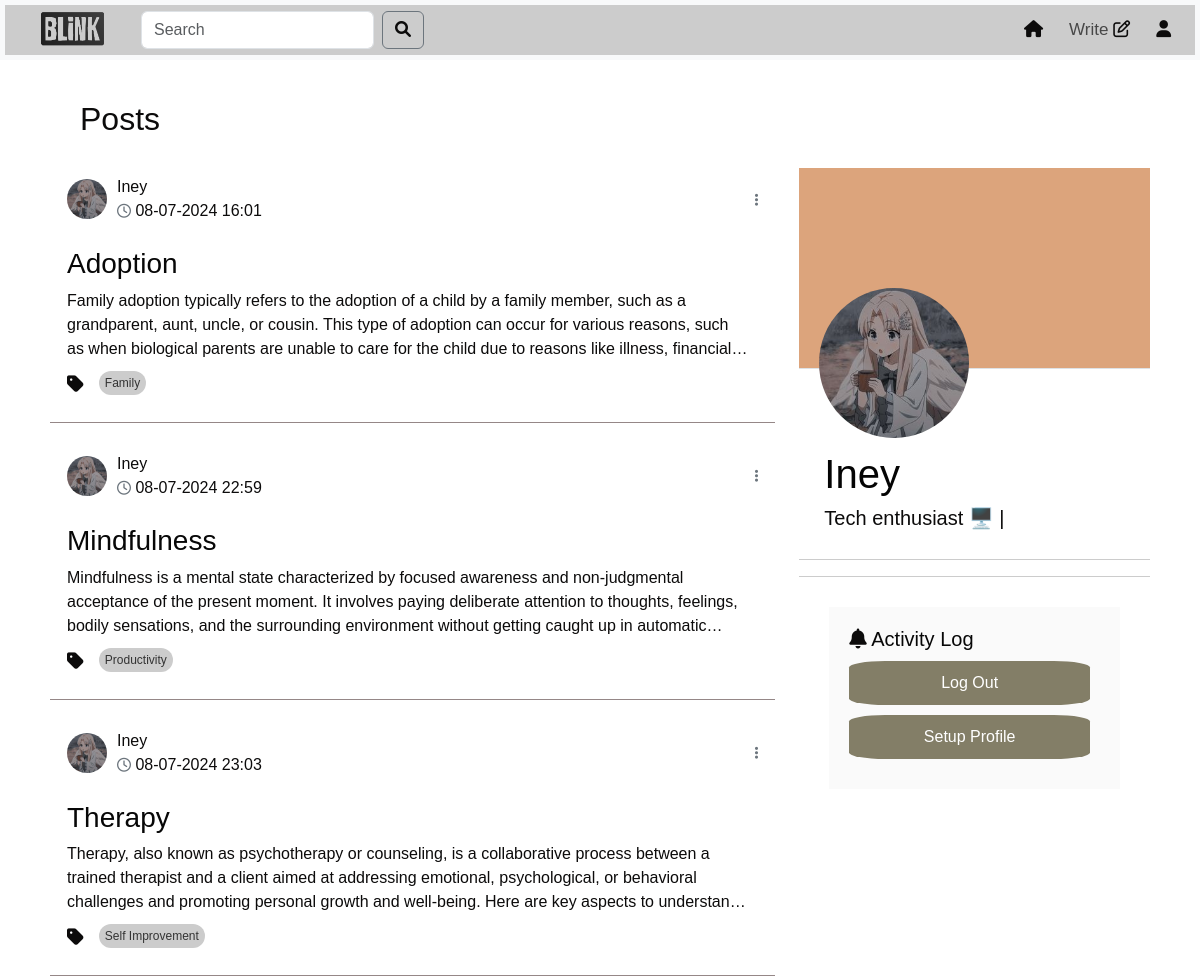
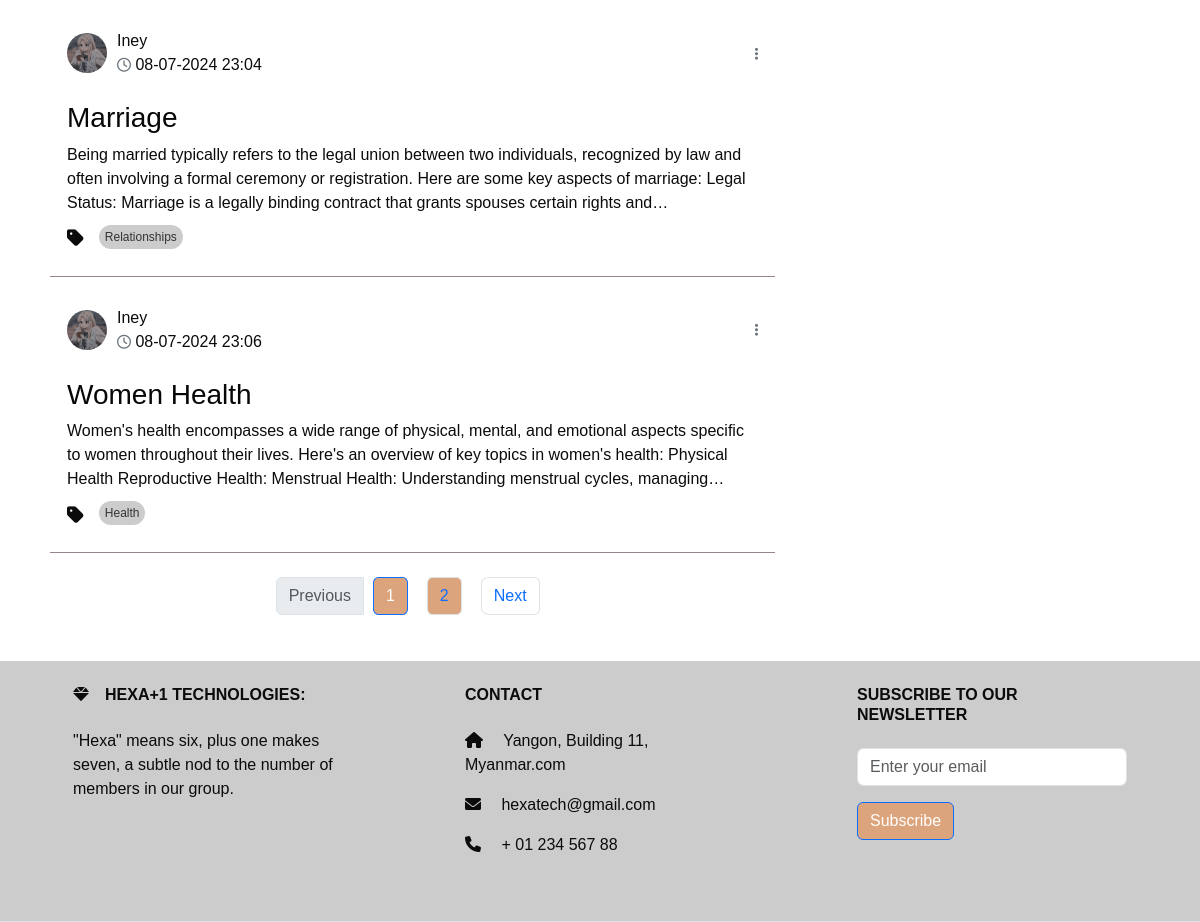
Page /profile/user_?1 (signed in) on the committed database (2 pictures, top to bottom).
### models.py (models this page shows, shortened)
class Post(db.Model):
    id = db.Column(db.Integer, primary_key=True)
    title = db.Column(db.Text())
    content = db.Column(db.Text())
    tag = db.Column(db.Text(), nullable=False)
    user_id = db.Column(db.Integer, db.ForeignKey('user.id'), nullable=False)
    created_date = db.Column(db.DateTime,default=datetime.datetime.now)
    likes = db.Column(db.Integer, default=0)
    meta = db.Column(db.Text, nullable=True)
    comments = db.relationship('Comment', backref='post',cascade="all, delete", lazy=True)

class User(UserMixin,db.Model):
    id = db.Column(db.Integer, primary_key=True)
    username = db.Column(db.String(50), unique=True)
    email =db.Column(db.String(50), unique=True)
    password = db.Column(db.String(100))
    bio = db.Column(db.String(50))
    profile_picture = db.Column(db.String(250))
    posts = db.relationship('Post', backref='author', lazy=True)
    comments = db.relationship('Comment', backref='author', lazy=True)

### route.py (the view)
@app.route('/profile/user_?<int:user_id>', methods=['GET', 'POST'])
@login_required
def profile(user_id,limit=2):
    page = request.args.get('page', 1, type=int)
    per_page = 5  # Number of posts per page
    post = get_posts(page, per_page)
    user = User.query.get_or_404(user_id)
    user_posts = Post.query.filter_by(user_id=user_id).paginate(page=page, per_page=per_page)
    picture_url=get_profile_profile(user_id)
    unique_tags = list(set(tag for tag, in Post.query.with_entities(Post.tag).distinct()))
    popular_posts = Post.query.order_by(Post.likes.desc()).limit(limit).all()
    forms=SearchForm()
    query = forms.search.data
    if forms.validate_on_submit():
         search_results = Post.query.filter(Post.title.ilike(f'%{query}%')).all()
         return render_template('search_results.html' ,post=post, search_results =search_results ,
                                form = forms ,tags=unique_tags,popular_posts=popular_posts)
    return render_template('profile.html', user_id=user_id,user=user,picture_url=picture_url,
                           user_posts=user_posts,form=forms,post=post,tags=unique_tags,popular_posts=popular_posts)

### forms.py
class SearchForm(FlaskForm):
    search = StringField('Search ', validators=[DataRequired()])
    submit = SubmitField('Search')

### route.py (called while the page is built)
@login_manager.user_loader
def loader_user(user_id):
    return User.query.get(user_id)

def get_profile_profile(user_id):
    cwd = os.getcwd()
    user = User.query.get_or_404(user_id)
    if user:
        picture_url = f"/photo/user_profile/{user.profile_picture}"
        return picture_url

def get_posts(page, per_page, tag=None):
    if tag:
        return Post.query.filter(Post.tag.in_([tag])).paginate(page=page, per_page=per_page, error_out=False)
    return Post.query.order_by(Post.created_date.desc()).paginate(page=page, per_page=per_page, error_out=False)

### templates/profile.html (shortened to what this page needs)
<!DOCTYPE html>
<html lang="en">
  <head>
    <link
      href="https://cdn.jsdelivr.net/npm/bootstrap@5.3.3/dist/css/bootstrap.min.css"
      rel="stylesheet"
    />
    <link
      href="https://cdnjs.cloudflare.com/ajax/libs/font-awesome/6.0.0-beta3/css/all.min.css"
      rel="stylesheet"
    />
    <link rel="stylesheet" href="/static/profile.css" />
  </head>
  <body>
    {% include 'topnav.html' %}
    <div class="container">
      <div class="row">
        <div class="col-sm-8">
          <div id="posts-container">
            {% if user_posts %}
            <h2 style="margin-left: 30px">Posts</h2>
            {% for post in user_posts.items %}
            <div class="card">
              <div
                class="card-header d-flex justify-content-between align-items-center"
                onclick="redirectToProfile(event)"
              >
                <div class="profile-image">
                  <img
                    src="{{ url_for('static', filename= picture_url ) }}"
                    width="60"
                    height="60"
                    alt=""
                  />
                </div>
                <div style="width: 800px">
                  <p>
                    {{post.author.username}}<br />
                    <i class="fa-regular fa-clock"></i> {{post.created_date.strftime('%d-%m-%Y %H:%M')}}
                  </p>
                </div>
                {% if post.author.id == current_user.id %}
                <div>
                  <div class="dropdown">
                    <button
                      class="dropbtn"
                      type="button"
                      data-bs-toggle="dropdown"
                      aria-expanded="false"
                    >
                      <i class="fas fa-ellipsis-v"></i>
                    </button>
                  </div>
                </div>
                {% endif %}
              </div>
              <div class="card-body" onclick="redirectToFullPost()">
                <a
                class="nav-link"
                href="{{ url_for('full_post',post_id=post.id) }}"
              >
                  <h3 class="card-title">{{post.title}}</h3>
                  <p class="card-text" id="card-description">
                    {{post.meta | safe}}
                  </p>
                  <div class="tags-container">
                    <ul class="list-group list-group-horizontal">
                      <i class="fas fa-tag"></i>
                      <a
                        href="{{ url_for('home_tag',tag=post.tag ) }}"
                        class="tag"
                        >{{post.tag}}
                      </a>
                    </ul>
                </div>
                </a>
              </div>
            </div>
            <div
              class="card-end"
              style="border-bottom: #958787 solid 1px;"
            ></div>
            {% endfor %}
          </div>
          <nav aria-label="Page navigation" class="mt-4">
              <ul class="pagination justify-content-center" style="gap: 10px">
              <li
                class="page-item {% if not user_posts.has_prev %}disabled{% endif %}"
              >
                {% if user_posts.has_prev %}
                <a class="page-link" href="?page={{ user_posts.prev_num }}"
                  >Previous</a
                >
                {% else %}
                <span class="page-link">Previous</span>
                {% endif %}
              </li>
              {% for page_num in user_posts.iter_pages() %} {% if page_num %}
              <li
                class="page-item {% if user_posts.page == page_num %}active{% endif %}"
              >
                <a class="page-link" href="?page={{ page_num }}" style="background-color: #DCA47C"
                  >{{ page_num }}</a
                >
              </li>
              {% else %}
              <li class="page-item disabled">
                <span class="page-link">...</span>
              </li>
              {% endif %} {% endfor %}
              <li
                class="page-item {% if not user_posts.has_next %}disabled{% endif %}"
              >
                {% if user_posts.has_next %}
                <a class="page-link" href="?page={{ user_posts.next_num }}">Next</a>
                {% else %}
                <span class="page-link">Next</span>
                {% endif %}
              </li>
            </ul>
          </nav>
          {% else %}
          <h2 style="margin-left: 30px">No Post Yet !</h2>
          {% endif %}
        </div>
        <div class="col-sm-4" style="margin-top: 48px" id="right-column">
          <div style="width: 100%; position: relative" class="border-bottom">
            <div class="bg-black-cover"></div>
            <div
              style="
                display: flex;
                justify-content: start;
                gap: 10px;
                position: absolute;
                bottom: -70px;
                left: 20px;
              "
            >
              <div style="display: flex; flex-direction: column; gap: 10px">
                <img
                  src="{{ url_for('static', filename= picture_url ) }}"
                  class="profile-pic"
                />
              </div>
            </div>
          </div>
          <div class="profileDetail">
            <br>
            <h1>{{user.username}}</h1>
            <h5>{{ user.bio }}</h5>
            <br />
          </div>
          <div class="story"></div>
          <div class="card1" id="activity-log">
            {% if user_id == current_user.id %}
            <div class="card-body">
              <h5 class="card-title">
  <h5>
    <i class="fa-solid fa-bell"></i> Activity Log
  </h5>
  <ul class="list-group">
    <a href="{{ url_for('logout') }}" class="button-link">Log Out</a>
    <a href="{{ url_for('profile_edit') }}" class="button-link">Setup Profile</a>
  </ul>
            </div>
            {% endif %}
          </div>
        </div>
      </div>
    </div>
    {% include 'footer.html' %}
  </body>
</html>

### static/profile.css (style rules this page uses)
* { color: #0c0b0b; font-family: sans-serif; margin: 0; padding: 0; box-sizing: border-box; }
.container { background: #fff; padding: 20px; margin-top: 20px; z-index: 1; }
.d-flex { padding-left: 20px; background-color: #ccc; }
.row a { border-radius: 15%; margin-bottom: 10px; margin-right: 10px; }
.bg-black-cover { height: 200px; background: #DCA47C; }
.profile-pic { width: 150px; height: 150px; border: 4px white; border-radius: 50%; }
h1 { color: rgb(4, 4, 4); }
.profileDetail { padding: 0px 25px; line-height: 1.3; margin-top: 60px; }
.story { border-top: solid 1px #ccc; border-bottom: solid 1px #ccc; padding: 8px 25px; font-size: 15pt; font-weight: 500; }
.button-link { display: inline-block; padding: 10px 20px; font-size: 16px; color: white; background-color: #837e67; text-align: center; text-decoration: none; border-radius: 5px; transition: background-color 0.3s; }
.card { color: #070707; border-color: #ffffff; background-color: #ffffff; }
.card-header { padding: 10px; background-color: #eee; display: flex; align-items: center; border-bottom: none !important; }
.card-header { display: flex; flex-direction: row; justify-content: space-between; align-items: center; padding: 0.5rem 1rem; background-color: #ffffff; margin-top: 20px; }
.profile-image { margin-right: 10px; }
.profile-image img { border-radius: 50%; width: 40px; height: 40px; }
.card-header p { margin: 0; }
.card-header i { margin: 0; font-size: 14px; color: #6c757d; }
.card-body { background-color: #ffffff; }
.card-text { overflow: hidden; text-overflow: ellipsis; display: -webkit-box; -webkit-line-clamp: 3; -webkit-box-orient: vertical; transition: -webkit-line-clamp 0.5s ease; }
#activity-log { color: rgb(7, 7, 7); }
.card1 .card-body { background-color: #fafafa; margin: 30px; padding: 20px; }
.card1 .card-body .list-group { margin-top: 10px; border-radius: 0; }
#right-column { position: -webkit-sticky; position: sticky; top: 10; height: 100vh; overflow-y: auto; padding-top: 20px; }
.dropdown { position: relative; margin-left: auto; }
.dropbtn { background: none; border: none; cursor: pointer; font-size: 18px; }
.tags-container { margin-top: 10px; }
.fa-tag { font-size: 1.2em; margin-right: 5px; vertical-align: middle; }
.tags-container .tag { background-color: #ccc; color: #333; padding: 3px 6px; margin-right: 5px; border-radius: 20px; text-decoration: none; font-size: 12px; display: inline-block; }

### rows in the picture
Post: author.username "Iney", created_date "08-07-2024 16:01", title "Adoption", meta "Family adoption typically refers to the adoption of a child by a family member, such as a grandparent, aunt, uncle, or cousin. This type of adoption can occur for various reasons, such as when biological parents are unable to care for the child due to reasons like illness,…", tag "Family"
Post: author.username "Iney", created_date "08-07-2024 22:59", title "Mindfulness", meta "Mindfulness is a mental state characterized by focused awareness and non-judgmental acceptance of the present moment. It involves paying deliberate attention to thoughts, feelings, bodily sensations, and the surrounding environment without getting caught up in…", tag "Productivity"
Post: author.username "Iney", created_date "08-07-2024 23:03", title "Therapy", meta "Therapy, also known as psychotherapy or counseling, is a collaborative process between a trained therapist and a client aimed at addressing emotional, psychological, or behavioral challenges and promoting personal growth and well-being. Here are key aspects to…", tag "Self Improvement"
Post: author.username "Iney", created_date "08-07-2024 23:04", title "Marriage", meta "Being married typically refers to the legal union between two individuals, recognized by law and often involving a formal ceremony or registration. Here are some key aspects of marriage: Legal Status: Marriage is a legally binding contract that grants spouses certain rights…", tag "Relationships"
Post: author.username "Iney", created_date "08-07-2024 23:06", title "Women Health", meta "Women's health encompasses a wide range of physical, mental, and emotional aspects specific to women throughout their lives. Here's an overview of key topics in women's health: Physical Health Reproductive Health: Menstrual Health: Understanding menstrual cycles,…", tag "Health"
User: username "Iney", bio "Tech enthusiast 🖥️ |"

### other values in the picture
{{ page_num }} "1" "2"
